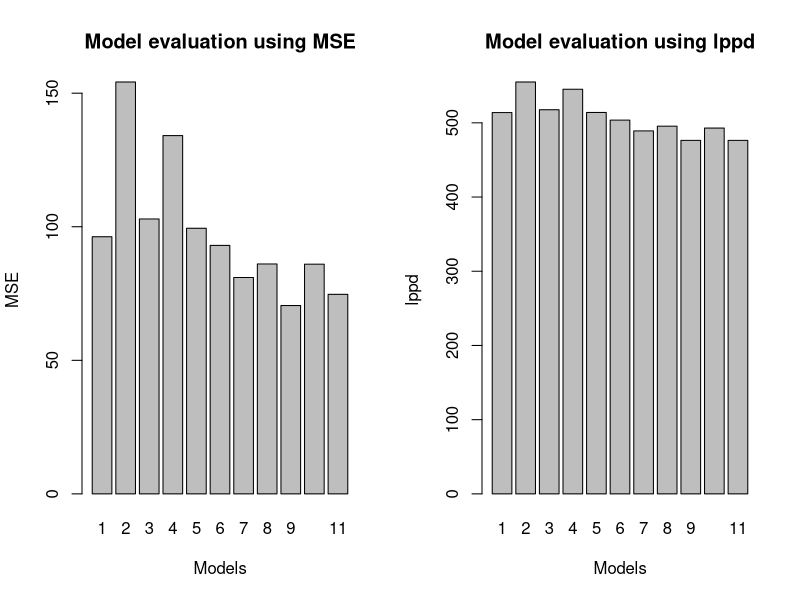
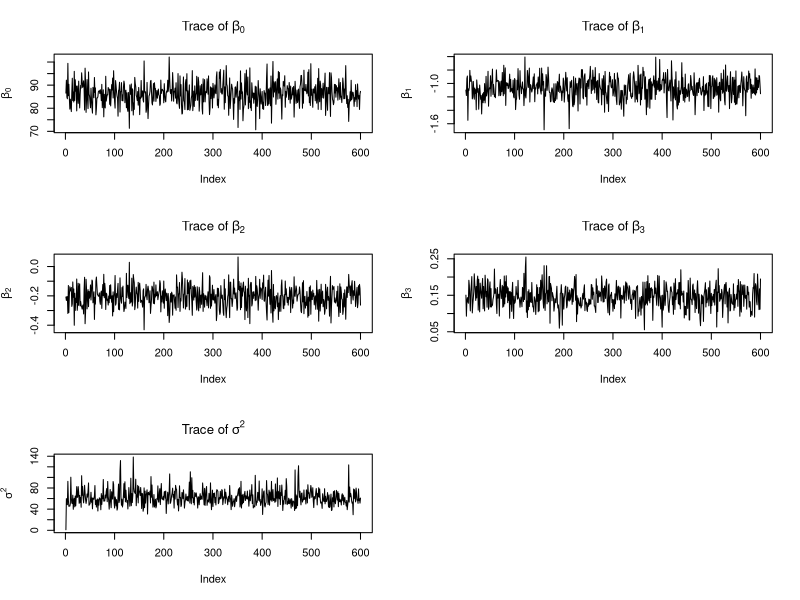
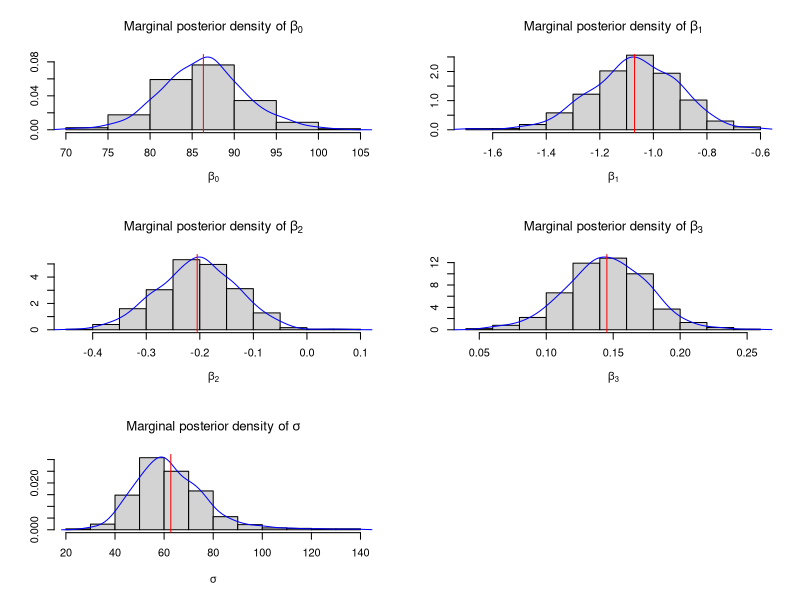
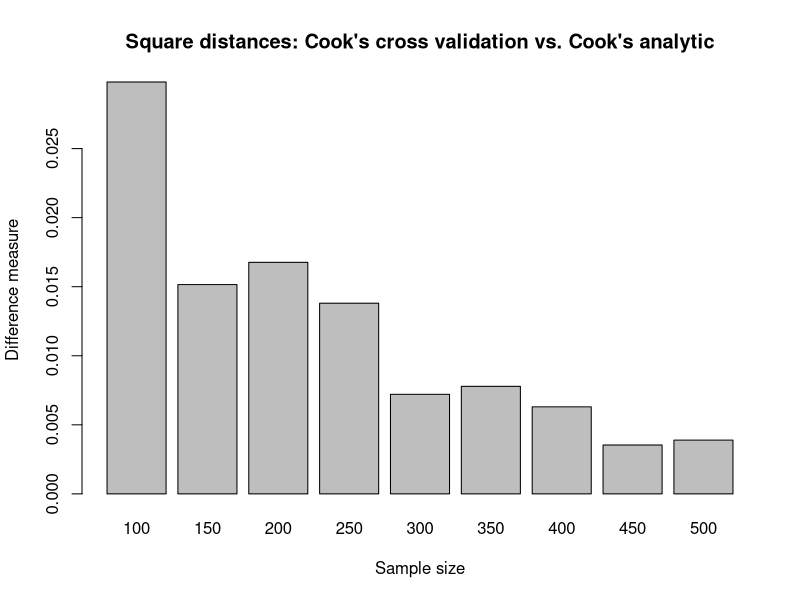
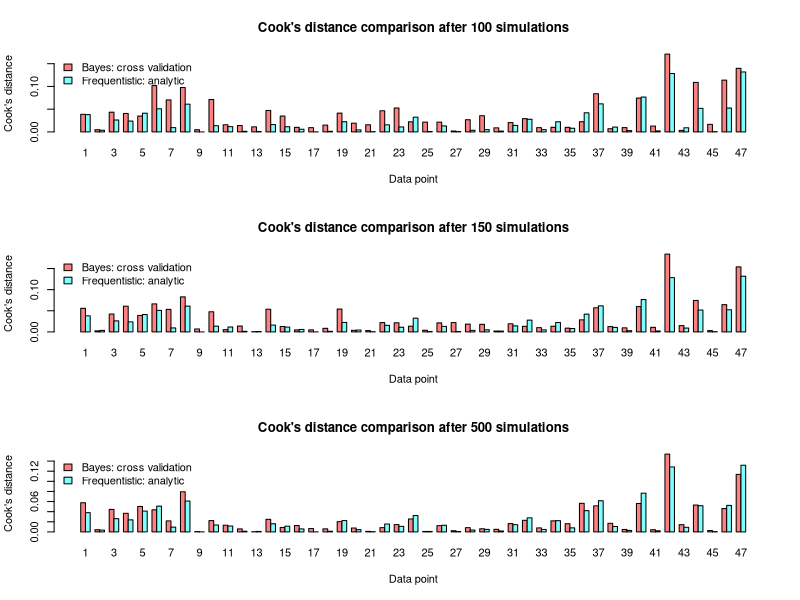

Write R code to recreate these figures, in order.
## ---- chunk 1
knitr::opts_chunk$set(echo = TRUE)
## ---- chunk 2
#library(MASS)
#library(mixtools)
#library(plyr)
#library(xtable)
library(mvtnorm)
## ---- chunk 3
gibbsSampler <- function(X, Y, R, b = 0, initSigma = 1) {
  # Sample parameters from posterior distribution
  # Prepared for baysean linear regression with ordinary least square approach (OLS)
  #
  # Args:
  #   X: Design matrix
  #   Y: Labels
  #   R: Number of draws (without burn in), R is a scalar in this funcrion
  #   b: Number of burn in draws
  #   initSigma: Initial value of sigma (default 1)
  #
  # Returns:
  #   List containing sampled betas (number depends on design matrix) and sigmas
  
  # Get number of overall draws (including burn in)
  B <- R + b
  
  # Size of design matrix
  n <- nrow(X) # Number of data points
  p <- ncol(X) # Number of parameters
  
  # Variables to store the samples in (initalize sigma with initSigma)
  betas <- matrix(nrow = B, ncol = p)
  sigma <- c(initSigma, rep(NA, B-1))
  
  # Sampling
  for(i in 1:B){
    # OLS of beta
    V <- solve(t(X)%*%X)     # (X^T X)^-1
    beta_hat <- V%*%t(X)%*%Y # (X^T X)^-1 X^T Y
    
    # OLS of sigma
    sigma_hat <- t(Y-X%*%beta_hat)%*%(Y-X%*%beta_hat)/(n-p)
    
    # Sample beta from the full conditional 
    betas[i,] <- rmvnorm(1, beta_hat, sigma[i]*V)
    
    # Sample sigma from the full conditional
    if(i < B) {
      sigma[i+1] <- 1/rgamma(1, (n-p)/2, (n-p)*sigma_hat/2)
    }
  }
  
  # Remove burn in, if there is some
  if(b != 0) {
    betas <- betas[-(1:b),]
    sigma <- sigma[-(1:b)]
  }
  
  return(list(betas = betas, sigma = sigma))
}
## ---- chunk 4
crossValidation <- function(X, Y, R, b) {
  # Implementation of leave-one-out cross validation (LOO-CV)
  # Cross validate bayesian linear regression model with OLS
  #
  # Args:
  #   X: Design matrix
  #   Y: Labels
  #   R: Number of draws (without burn in), R can be a vector in this function
  #   b: Number of burn in draws
  #
  # Returns:
  #   List containing estimated parameters and label predictions for every LOO-CV step
  
  # Size of design matrix
  n <- nrow(X) # Number of data points 
  p <- ncol(X) # Number of parameters
  
  # Get size of R vector (steps = 1, if R is scalar)
  steps <- length(R)
  
  # Run gibbs sampler to get sampled parameters
  samples <- lapply(1:n, function(i) gibbsSampler(X[-i,], Y[-i], R[steps], b))
  
  # Initalize lists to store results of estimation and prediction
  Sigma <- list()
  Betas <- list()
  Yhati <- list()
  
  # Calculate sigma, betas and Yhati for every R step (do it once if R is scalar)
  for(k in 1:steps) {
    Sigma[[k]] <- sapply(samples, function(sample) mean(sample$sigma[1:R[k]]))
    Betas[[k]] <- sapply(samples, function(sample) colMeans(sample$betas[1:R[k],]))
    Yhati[[k]] <- sapply(1:n, function(i) X[i,]%*%Betas[[k]][,i])
  }
  
  return(list(Sigma = Sigma, Betas = Betas, Yhati = Yhati))
}
## ---- chunk 5
bayesModelEvaluation <- function(models, Y, R, b) {
  # Model evaluation based on mean squared error (MSE) and log posterior
  # predictive density (lppd) using leave-one-out cross validation (LOO-CV)
  #
  # Args:
  #   models: A list of design matrices with different size and types of parameters
  #   Y: Labels
  #   R: Number of draws (without burn in), R can be a vector in this function
  #   b: Number of burn in draws
  #
  # Returns:
  #   List containing MSEs and LPPDs for every model
  
  # Evaluate multiple models and return results from all models
  n <- length(Y)
  k <- length(models)
  
  # Cross validate every model
  results <- lapply(1:k, function(i) crossValidation(models[[i]], Y, R, b))
  
  # Calculate Mean Squared Errors
  MSEs <- sapply(results, function(el) {
    return((1/(n-nrow(el$Betas[[1]])))*sum((Y-el$Yhati[[1]])^2))
  })
  
  # Calculate log posterior predictive density (log likelihood)
  # y ~ N(XB, s^2(X^T X)^-1) = N(Yhat, s^2(X^T X)^-1)
  LPPDs <- sapply(results, function(eva) sum(log(dnorm(Y, eva$Yhati[[1]], eva$Sigma[[1]]))))
  
  return(list(MSEs = MSEs, LPPDs = LPPDs))
}
## ---- chunk 6
# Swiss data
dat <- swiss

# Response variable
Y <- dat$Fertility
n <- nrow(dat)

# Design matrices

models <- list(
  matrix(c(rep(1,n), dat$Education), nrow=n),
  matrix(c(rep(1,n), dat$Agriculture), nrow=n),
  matrix(c(rep(1,n), dat$Examination), nrow=n),
  matrix(c(rep(1,n), dat$Catholic), nrow=n),
  matrix(c(rep(1,n), dat$Education, dat$Agriculture), nrow=n),
  matrix(c(rep(1,n), dat$Education, dat$Examination), nrow=n),
  matrix(c(rep(1,n), dat$Education, dat$Catholic), nrow=n),
  matrix(c(rep(1,n), dat$Education, dat$Agriculture, dat$Examination), nrow=n),
  matrix(c(rep(1,n), dat$Education, dat$Agriculture, dat$Catholic), nrow=n),
  matrix(c(rep(1,n), dat$Education, dat$Examination, dat$Catholic), nrow=n),
  matrix(c(rep(1,n), dat$Education, dat$Agriculture, dat$Examination ,dat$Catholic), nrow=n)
)

# Run model evaluation
criteria <- bayesModelEvaluation(models, Y, R = 50, b = 10) # R = 500, b = 100
## ---- chunk 7
par(mfrow = c(1,2))
# Plot MSEs
barplot(criteria$MSEs, xlab = "Models", ylab = "MSE", names.arg = seq(1,length(models)),
        main = "Model evaluation using MSE")

# Plot LPPDs
barplot(-2*criteria$LPPDs, xlab = "Models", ylab = "lppd", names.arg = seq(1,length(models)),
        main = "Model evaluation using lppd")
## ---- chunk 8
# Check proportion
print(criteria$MSEs/(-2*criteria$LPPDs))
# TODO: Als Tabelle ausgeben? Explain why not fulfilled

# Choose optimal modal
optIdx <- which.min(-2*criteria$LPPDs)

# Check if MSE and LPPD would choose the same
print(paste(which.min(criteria$MSEs), "=", which.min(-2*criteria$LPPDs)))
# TODO den Vergleich einfach nur im Text verwenden?
## ---- chunk 9
plotTraces <- function(sample) {
  # Uses a sample from Gibbs sampler to plot traces of drawn parameters
  # -> Burn in samples are shown
  #
  # Args:
  #   sample: A sample from Gibbs sampler
  #
  # Returns:
  #   -
  
  # Get number of available steps, but max 1000
  numTraceSteps <- min(c(nrow(sample$betas), 1000))
  
  # Prepare plot frame
  q <- ncol(sample$betas) + 1
  frameRows <- round(q/2+0.1)
  par(mfrow = c(frameRows,2))
  
  # Plot traces
  for(i in 1:ncol(sample$betas)) {
    plot(sample$betas[1:numTraceSteps,i], type='l', ylab=bquote(beta[.(i-1)]),
         main=bquote("Trace of" ~ beta[.(i-1)]))
  }
  plot(sample$sigma[1:numTraceSteps], type='l', ylab=bquote(sigma^2),
       main=bquote("Trace of" ~ sigma^2))
}
## ---- chunk 10
plotDensities <- function(sample, b) {
  # Uses a sample from Gibbs sampler to plot marginal posterior densities
  # of drawn parameters, where densities are estimated using a kernel estimation
  # -> Burn in samples are removed
  #
  # Args:
  #   sample: A sample from Gibbs sampler
  #   b: Number of burn in draws
  #
  # Returns:
  #   -
  
  # Function to draw plot
  drawHistDensity <- function(para, para_name, para_main) {
    # Local helper function to plot histogram with density esimtation and posterior mean
    #
    # Args:
    #   para     : Parameter (e.g. Beta, Sigma)
    #   para_name: Name of parameter
    #   para_main: Main title of plot
    #
    # Returns:
    #   -
    
    # Estimate density for parameter values
    density <- density(para, bw = "SJ")
    
    # Draw histogram and add estimated density line
    hist(para, freq = FALSE, ylim = c(0,max(density$y)),
         xlab = para_name, ylab=NULL, main = para_main)
    lines(density, col="blue")
    
    # Posterior mean
    abline(v = mean(para), col="red")
  }
  
  # Prepare plot frame
  q <- ncol(sample$betas) + 1
  frameRows <- round(q/2+0.1)
  par(mfrow = c(frameRows,2))
  
  # Plot histogram, densities and posterior mean (remove burn in samples)
  for(i in 1:ncol(sample$betas)) {
    drawHistDensity(sample$betas[-(1:b),i], bquote(beta[.(i-1)]),
                    bquote("Marginal posterior density of" ~ beta[.(i-1)]))
  }
  drawHistDensity(sample$sigma[-(1:b)], bquote(sigma),
                  bquote("Marginal posterior density of" ~ sigma))
}
## ---- chunk 11
cooksDistance <- function(X, Y, R, b) {
  # Calculate cooks distances for optimal model from model evaluaion
  # Two methods are used:
  #   (1) Use LOO-CV approach for bayesian linear regression model with OLS
  #   (2) Use analytic solution for frequentist linear regression model with OLS
  #
  # Args:
  #   X: Design matrix
  #   Y: Labels
  #   R: Number of draws (without burn in), R can be a vector in this function
  #   b: Number of burn in draws
  #
  # Returns:
  #   cooksBayesCV:   Cook's distances calculated by LOO-CV (bayes model),
  #                   where cook's distances are calculated for different sample sizes
  #   cooksAnalytic:  Cook's distances calculated by analytic solution
  #   sample:         The gibbs sample from the bayes linear model (for plotting purpose)
  
  # R is usually a vector (but don't has to)
  B <- R + b
  steps <- length(R)
  
  # Prepare projection matrix and number of parameters
  H <- X%*%solve(t(X)%*%X)%*%t(X)
  p <- ncol(X)
  
  # Run cross validation with vector R
  cv <- crossValidation(X, Y, R, b)
  
  # Sample whole model (add B = R + b samples, remove b later)
  sample <- gibbsSampler(X, Y, R[steps] + b)
  
  # Cook's distance: Frequentist appraoch with analytic solution
  betaHat <- solve(t(X)%*%X)%*%t(X)%*%Y
  YhatLinReg <- X%*%betaHat
  E <- Y-YhatLinReg
  cooksAnalytic <- (E^2/((1/(n-p))*sum(E^2)*p))*(diag(H)/(1-diag(H))^2)
  
  # Cook's distance: Bayesian appraoch with LOO-VC solution
  cooksBayesCV <- matrix(nrow = n, ncol = steps)
  for(k in 1:steps) {
    # Estimate posterior mean from betas
    betas <- colMeans(sample$betas[b:B[k],])
    
    # Predict values, using posterior mean
    Yhat <- X%*%betas
    
    # Calculate cook's distance
    dists <- apply(cv$Betas[[k]], 2, function(betas) {
      return((Yhat - X%*%betas)^2)
    })
    mse <- (1/(n-p))*sum((Y-Yhat)^2)
    cooksBayesCV[,k] <- colSums(dists)/(p*mse)
  }
  
  return(list(cooksBayesCV = cooksBayesCV, cooksAnalytic = cooksAnalytic, sample = sample))
}
## ---- chunk 12
# Number of samples
b <- 100
R <- seq(100,500,50) # seq(100,5000,50)

# Get optimal model and calculate projection matrix
cooks <- cooksDistance(models[[optIdx]], Y, R, b)
## ---- chunk 13
# Plot traces
plotTraces(cooks$sample)
## ---- chunk 14
# Plot traces
plotDensities(cooks$sample, b)
## ---- chunk 15
# Initialize matrices
steps <- length(R)
matBayesD <- cooks$cooksBayesCV
matFreqD <- matrix(rep(cooks$cooksAnalytic, steps), ncol=steps)

# Calculate differences between Cook's distance methods
cooksMeasure <- colSums((matBayesD-matFreqD)^2)
## ---- chunk 16
# Plot differences between Cook's distance for different sample sizes
par(mfrow = c(1,1))
barplot(cooksMeasure, xlab="Sample size", ylab="Difference measure", names.arg=R,
        main="Square distances: Cook's cross validation vs. Cook's analytic")
## ---- chunk 17
# Plot Cook's distances pointwise for 3 sample sizes
par(mfrow = c(3,1))
sampleSizeToPlot <- c(1, round(length(R)/5), length(R))
for(i in sampleSizeToPlot) {
  barplot(t(cbind(cooks$cooksBayesCV[,i], cooks$cooksAnalytic)), beside = TRUE, names.arg = seq(1:n),
          legend.text = c("Bayes: cross validation", "Frequentistic: analytic"),
          args.legend = list(x = 'topleft', bty='n'), col = rainbow(2, s=0.5),
          xlab = "Data point", ylab = "Cook's distance",
          main=paste("Cook's distance comparison after", R[i], "simulations"))
}
